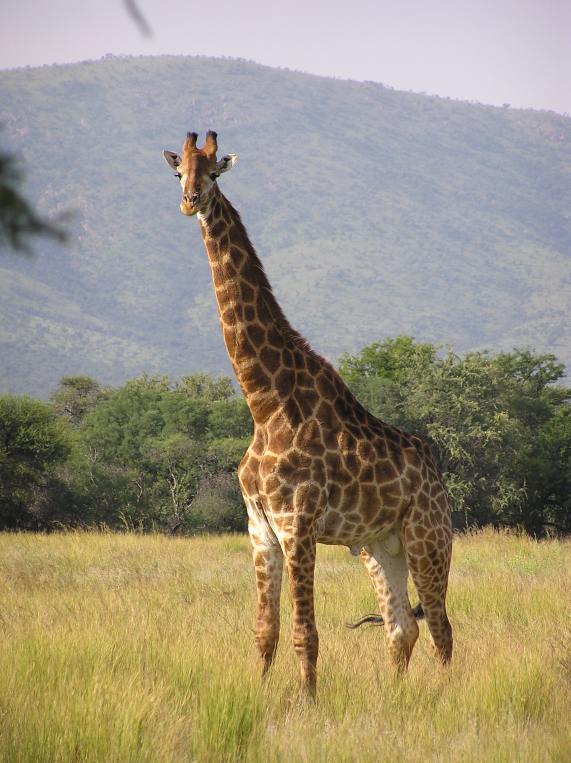
#> input picture hw/giraffe_filtering/giraffe.jpg, 1712 x 2288 px (shown at 1/3 size)
$ python hw1_graffe_filtering.py
#> lines starting #> are read from the running program, lines starting #| are printed output that depends on the picture
import cv2
notfiltering = cv2.imread('giraffe.jpg')
#> notfiltering is the input picture: shape (2288, 1712, 3); mean B, G, R 125.4, 146.3, 155.1
k = 25
filteringblur = cv2.blur(notfiltering, (k, k))
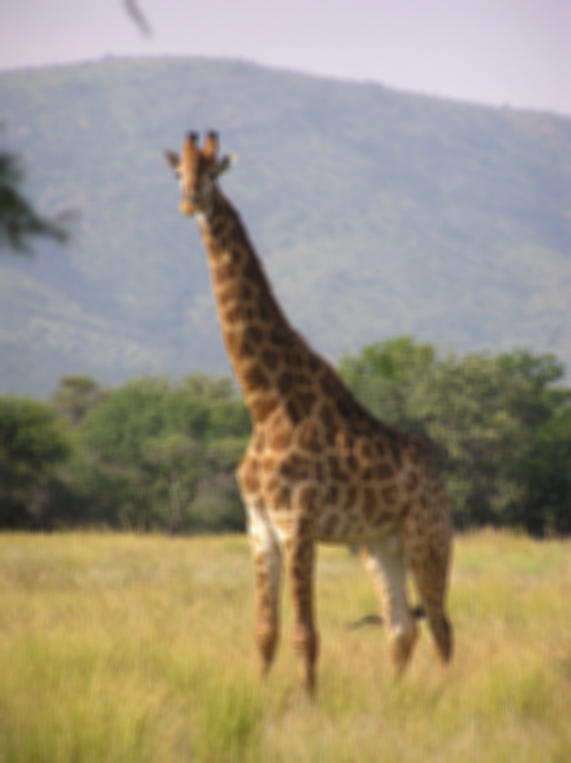
#> filteringblur: shape (2288, 1712, 3) (shown at 1/3 size); mean B, G, R 125.4, 146.3, 155.1
filteringgaussianblur = cv2.GaussianBlur(notfiltering, (k, k), 0)
filteringmedianblur = cv2.medianBlur(notfiltering, k)
filteringbilateralfilter = cv2.bilateralFilter(notfiltering, 49, 85, 95)
resim1 = cv2.putText(notfiltering, 'not-filtering', (1100, 100), 0, 3, (0, 0, 0), 10, cv2.LINE_AA)
resim2 = cv2.putText(filteringblur, 'filtering-blur', (1100, 100), 0, 3, (0, 0, 0), 10, cv2.LINE_AA)
resim3 = cv2.putText(filteringgaussianblur, 'filtering-gaussianblur', (700, 100), 0, 3, (0, 0, 0), 10, cv2.LINE_AA)
resim4 = cv2.putText(filteringmedianblur, 'filtering-medianblur', (750, 100), 0, 3, (0, 0, 0), 10, cv2.LINE_AA)
resim5 = cv2.putText(filteringbilateralfilter, 'filtering-bilateralfilter', (700, 100), 0, 3, (0, 0, 0), 10, cv2.LINE_AA)
s = 0.18
dim = (int(s*notfiltering.shape[1]), int(s*notfiltering.shape[0]))
#> dim = (308, 411)
resim1 = cv2.resize(notfiltering, dim, cv2.INTER_AREA)
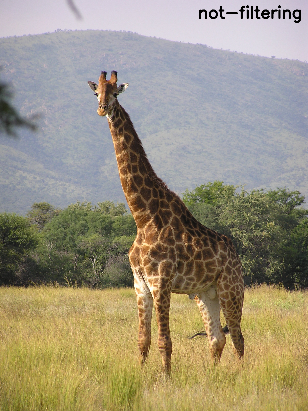
#> resim1: shape (411, 308, 3); mean B, G, R 124.4, 145.4, 154.2
resim2 = cv2.resize(filteringblur, dim, cv2.INTER_AREA)
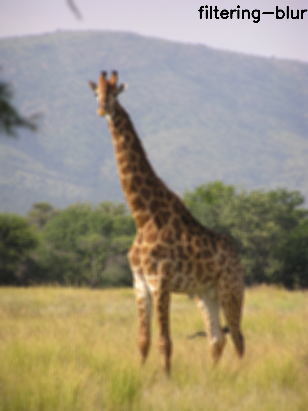
#> resim2: shape (411, 308, 3); mean B, G, R 124.4, 145.4, 154.2
resim3 = cv2.resize(filteringgaussianblur, dim, cv2.INTER_AREA)
#> resim3: shape (411, 308, 3)
resim4 = cv2.resize(filteringmedianblur, dim, cv2.INTER_AREA)
#> resim4: shape (411, 308, 3)
resim5 = cv2.resize(filteringbilateralfilter, dim, cv2.INTER_AREA)
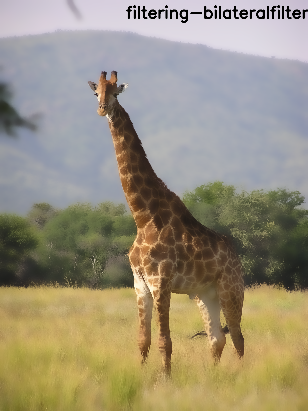
#> resim5: shape (411, 308, 3); mean B, G, R 123.6, 144.5, 153.3
cv2.imshow('not-filtering', resim1)
cv2.imshow('filtering-blur', resim2)
cv2.imshow('filtering-gaussianblur', resim3)
cv2.imshow('filtering-medianblur', resim4)
cv2.imshow('iltering-bilateralfilter', resim5)
cv2.waitKey(0)
cv2.imwrite('giraffe blur.jpg', filteringblur, [cv2.IMWRITE_JPEG_QUALITY, 100])
cv2.imwrite('giraffe GaussianBlur.jpg', filteringgaussianblur, [cv2.IMWRITE_JPEG_QUALITY, 100])
cv2.imwrite('giraffe medianBlur.jpg', filteringmedianblur, [cv2.IMWRITE_JPEG_QUALITY, 100])
cv2.imwrite('giraffe bilateralFilter.jpg', filteringbilateralfilter, [cv2.IMWRITE_JPEG_QUALITY, 100])
